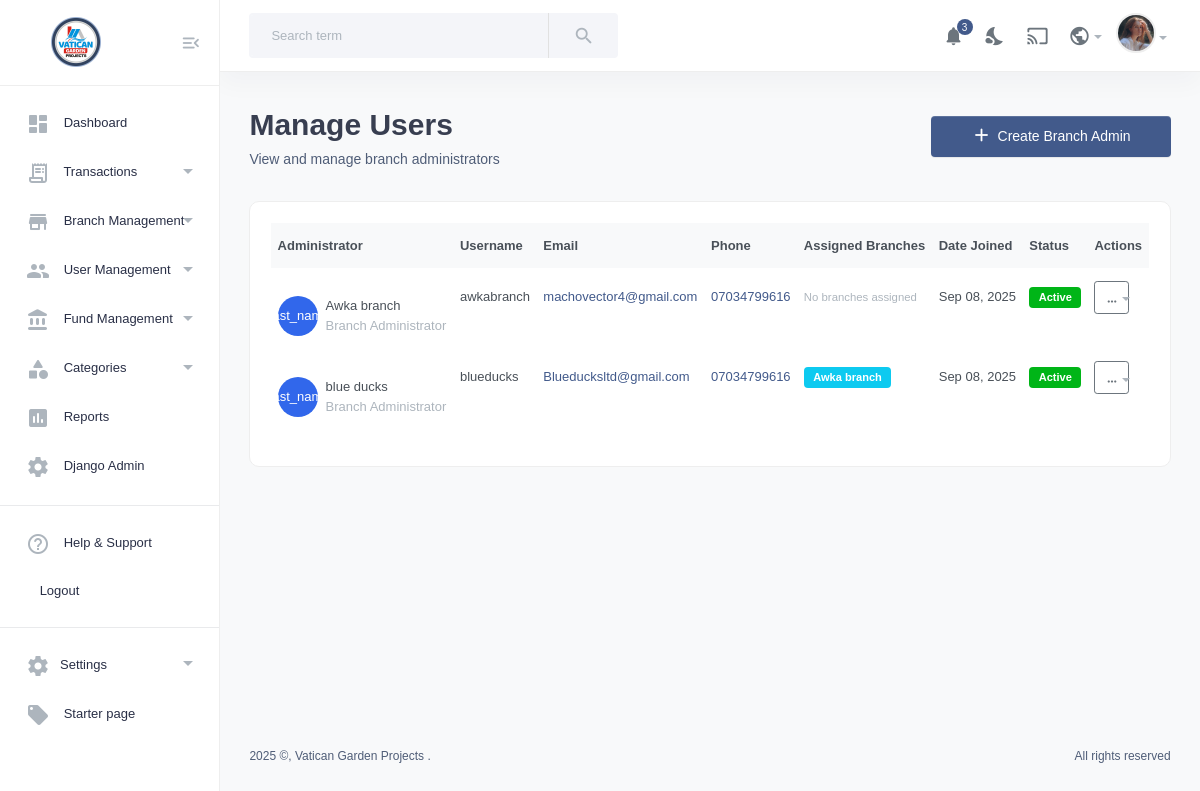
Page /manage-users/ (signed in) on the committed database.
### account/models.py (models this page shows, shortened)
class User(AbstractUser):
    USER_TYPES = (
        ('super_admin', 'Super Admin'),
        ('branch_admin', 'Branch Admin'),
    )
    user_type = models.CharField(max_length=20, choices=USER_TYPES, default='branch_admin')
    phone = models.CharField(max_length=15, blank=True)
    first_name = models.CharField(max_length=30)
    last_name = models.CharField(max_length=30)
    email = models.EmailField(unique=True)
    is_active = models.BooleanField(default=True)
    def get_full_name(self):
        return f"{self.first_name} {self.last_name}".strip()

class Branch(models.Model):
    BRANCH_TYPES = (
        ('main', 'Main Branch (Enugu)'),
        ('sub', 'Sub Branch'),
    )
    name = models.CharField(max_length=100)
    location = models.CharField(max_length=100)
    state = models.CharField(max_length=50)
    address = models.TextField()
    branch_type = models.CharField(max_length=10, choices=BRANCH_TYPES, default='sub')
    created_date = models.DateTimeField(auto_now_add=True)
    is_active = models.BooleanField(default=True)
    allocated_funds = models.DecimalField(max_digits=15, decimal_places=2, default=0)
    created_by = models.ForeignKey(User, on_delete=models.CASCADE, related_name='created_branches', null=True, blank=True)
    admins = models.ManyToManyField(User, related_name='managed_branches', blank=True)

### account/views.py (the view)
# urls.py: path('manage-users/', views.manage_users, name='manage_users'),
@login_required
def manage_users(request):
    if request.user.user_type != 'super_admin':
        messages.error(request, 'Only super admin can manage users.')
        return redirect('dashboard')
    users = User.objects.filter(user_type='branch_admin').order_by('-date_joined')
    return render(request, 'manage_users.html', {'users': users})

### account/templates/manage_users.html (shortened to what this page needs)
{% extends 'base.html' %}  {% block content %}
<section class="content-main">
    <div class="content-header">
        <div>
            <h2 class="content-title card-title">Manage Users</h2>
            <p>View and manage branch administrators</p>
        </div>
        <div>
            <a class="btn btn-primary" href="{% url 'create_branch_admin' %}">
                <i class="material-icons md-add"></i>Create Branch Admin
            </a>
        </div>
    </div>
    <div class="card">
        <div class="card-body">
            {% if users %}
            <div class="table-responsive">
                <table class="table table-hover">
                    <thead class="table-light">
                        <tr>
                            <th>Administrator</th>
                            <th>Username</th>
                            <th>Email</th>
                            <th>Phone</th>
                            <th>Assigned Branches</th>
                            <th>Date Joined</th>
                            <th>Status</th>
                            <th>Actions</th>
                        </tr>
                    </thead>
                    <tbody>
                        {% for user in users %}
                        <tr>
                            <td>
                                <div class="d-flex align-items-center">
                                    <div
                                        class="avatar-sm bg-primary text-white rounded-circle d-flex align-items-center justify-content-center me-2"
                                        style="width: 40px; height: 40px"
                                    >
                                    </div>
                                    <div>
                                        <strong
                                            >{{ user.get_full_name }}</strong
                                        >
                                        <br /><small class="text-muted"
                                            >Branch Administrator</small
                                        >
                                    </div>
                                </div>
                            </td>
                            <td>{{ user.username }}</td>
                            <td>
                                <a
                                    href="mailto:{{ user.email }}"
                                    class="text-decoration-none"
                                >
                                    {{ user.email }}
                                </a>
                            </td>
                            <td>
                                {% if user.phone %}
                                <a
                                    href="tel:{{ user.phone }}"
                                    class="text-decoration-none"
                                >
                                    {{ user.phone }}
                                </a>
                                {% else %}
                                <span class="text-muted">-</span>
                                {% endif %}
                            </td>
                            <td>
                                {% for branch in user.managed_branches.all %}
                                <span class="badge bg-info me-1 mb-1"
                                    >{{ branch.name }}</span
                                >
                                {% empty %}
                                <span class="text-muted small"
                                    >No branches assigned</span
                                >
                                {% endfor %}
                            </td>
                            <td>{{ user.date_joined|date:"M d, Y" }}</td>
                            <td>
                                {% if user.is_active %}
                                <span class="badge bg-success mb-2"
                                    >Active</span
                                >
                                {% else %}
                                <span class="badge bg-danger mb-2"
                                    >Inactive</span
                                >
                                {% endif %}
                            </td>
                            <td>
                                <div class="dropdown">
                                    <button
                                        class="btn btn-sm btn-outline-secondary dropdown-toggle"
                                        type="button"
                                        data-bs-toggle="dropdown"
                                        aria-expanded="false"
                                    >
                                        <i
                                            class="material-icons md-more_horiz"
                                        ></i>
                                    </button>
                                </div>
                            </td>
                        </tr>
                        {% endfor %}
                    </tbody>
                </table>
            </div>
            {% endif %}
        </div>
    </div>
</section>
{% endblock content %}

### account/static/assets/css/style.css (style rules this page uses)
html, body, div, span, applet, object, iframe, h1, h2, h3, h4, h5, h6, p, blockquote, pre, a, abbr, acronym, address, big, cite, code, del, dfn, em, img, ins, kbd, q, s, samp, small, strike, strong, sub, sup, tt, var, b, u, i, center, dl, dt, dd, ol, ul, li, fieldset, form, label, legend, table, caption, tbody, tfoot, thead, tr, th, td, article, aside, canvas, details, embed, figure, figcaption, footer, header, hgroup, menu, nav, output, ruby, section, summary, time, mark, audio, video { margin: 0; padding: 0; border: 0; font-size: 100%; font: inherit; vertical-align: baseline; }
thead { font-weight: 600; }
article, aside, details, figcaption, figure, footer, header, hgroup, menu, nav, section { display: block; }
body { line-height: 1; }
table { border-collapse: collapse; border-spacing: 0; }
::placeholder { color: #838383; }
table { font-size: 13px; color: #495058 !important; }
table thead { background: #f7f8f9; }
table thead th { padding: 10px 0; }
.table > :not(caption) > * > * { padding: 0.8rem 0.4rem; }
.table-light { color: #495058 !important; }
.bg-primary { background-color: rgba(66, 90, 139, 0.2); }
body { font-family: "DM Sans", sans-serif; font-size: 14px; font-style: normal; font-weight: 400; line-height: 1.5; color: #4f5d77; }
h1, h2, h3, h4, h5, h6 { font-family: "DM Sans", sans-serif; color: #495057; font-weight: 600; line-height: 1.5; }
h2 { font-size: 30px; }
p { font-size: 14px; font-weight: 400; line-height: 24px; margin-bottom: 5px; }
p:last-child { margin-bottom: 0; }
.card-title { color: #383e50 !important; }
.btn.btn-primary { font-size: 14px; font-weight: 500; padding: 10px 40px; color: #ffffff; border: none; background-color: #425a8b; border-radius: 4px; }
.btn.btn-primary i { color: #fff !important; margin-right: 5px; margin-top: -4px; }
.btn-sm { padding: 5px 10px; }
.btn-sm i { font-size: 13px; line-height: 0.7; vertical-align: bottom; }
.card { margin-bottom: 24px; box-shadow: none; border: 1px solid #eee; border-radius: 10px; transition-duration: 0.3s; overflow: hidden; }
.dropdown-toggle:after { position: absolute; top: 50%; color: #adb5bd; }
body { position: relative; min-height: 100vh; overflow-x: hidden; }
.main-wrap .content-main { min-height: calc(100vh - 110px); }
.content-main { padding: 30px 3%; margin-left: auto; margin-right: auto; background-color: #f8f9fa; }
.content-header { display: flex; align-items: center; justify-content: space-between; margin-bottom: 30px; }
.content-header .content-title { margin-bottom: 0; }

### rows in the picture
User: get_full_name "Awka branch", username "awkabranch", email "machovector4@gmail.com", phone "07034799616", date_joined "Sep 08, 2025", is_active "Active"
User: get_full_name "blue ducks", username "blueducks", email "Blueducksltd@gmail.com", phone "07034799616", date_joined "Sep 08, 2025", is_active "Active"
Branch: name "Awka branch"
